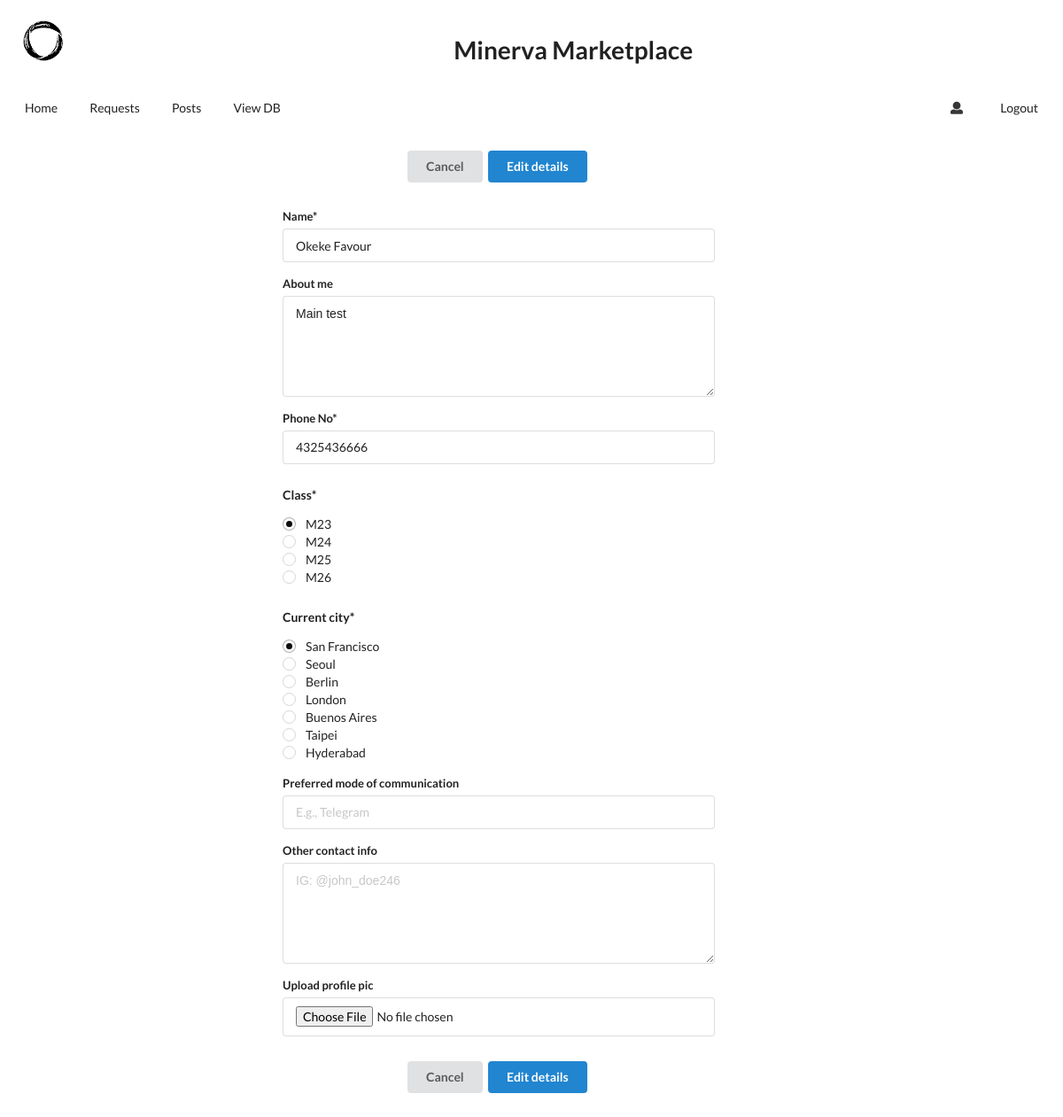
The page /create_user (signed in) on the database its author committed.
### app.py (models this page shows, shortened)
class Users(db.Model):
    user_id = db.Column(db.Integer, primary_key = True)
    image_id = db.Column(db.Integer)
    user_name = db.Column(db.String(100))
    user_email = db.Column(db.String(100))
    user_phone_no = db.Column(db.String(100))
    user_class = db.Column(db.String(100))
    user_about_me = db.Column(db.String(100))
    user_city = db.Column(db.String(100))
    user_pmoc = db.Column(db.String(100))
    user_oci = db.Column(db.String(100))
    password = db.Column(db.String(100))

### app.py (the view, shortened to what this page needs)
@app.route("/create_user", methods = ["POST", "GET"])
def create_user():
    user = None
    no_name, no_phone, no_class, no_city, wrong_ext = False, False, False, False, False
    fields = ["name", "phone", "about", "class", "city", "pmoc", "oci"]
    prefilled = {field: "" for field in fields}
    if "user_email" in session:
        user = Users.query.filter_by(user_email=session["user_email"]).first()
        for field in fields:
            if field == "about":
                prefilled[field] = user.__getattribute__("user_about_me")
            elif field == "phone":
                prefilled[field] = user.__getattribute__("user_phone_no")
            else:
                prefilled[field] = user.__getattribute__(f"user_{field}")
    session["prefilled"] = prefilled
    return render_template("create_user.html", user=user,
                            prefilled=prefilled, no_name=no_name,
                            no_phone=no_phone, no_class=no_class,
                            no_city=no_city)

### templates/create_user.html (shortened to what this page needs)
{% extends "base.html" %}
{% block body %}
    <div class="ui grid" style="margin-left: 10px; margin-right: 10px;">
        <div class="four wide column wide column"></div>
        <div class="seven wide column">
            <form class="ui form" action="#" method = "post" enctype="multipart/form-data">
                {% if user %}
                    <div class="ui basic center aligned segment">
                        <a href="{{url_for('user_info')}}">
                            <button class="ui button" type="button">Cancel</button>
                        </a>
                        <button class="ui primary button" type="submit">Edit details</button>
                    </div>
                {% endif %}
                {% if no_name %}<div class="field error">{% else %}<div class="field">{% endif %}
                    <label>Name*</label>
                    <input type="text" name="name" placeholder="John Doe" value="{{prefilled['name']}}">
                </div>
                <div class="field">
                    <label>About me</label>
                    <textarea rows="5" name="about" placeholder="Describe yourself">{{prefilled['about']}}</textarea>
                </div>
                {% if no_phone %}<div class="field error">{% else %}<div class="field">{% endif %}
                    <label>Phone No*</label>
                    <input type="text" name="phone" placeholder="(555) 555-5555" value="{{prefilled['phone']}}">
                </div>
                <h5 class="ui header">Class*</h5>
                {% if no_class %}<div class="field error">{% else %}<div class="field">{% endif %}
                    <div class="column">
                        <div class="ui radio checkbox">
                            <label>M23</label>
                        </div>
                    </div>
                    <div class="column">
                        <div class="ui radio checkbox">
                            <label>M24</label>
                        </div>
                    </div>
                    <div class="column">
                        <div class="ui radio checkbox">
                            <label>M25</label>
                        </div>
                    </div>
                    <div class="column">
                        <div class="ui radio checkbox">
                            <label>M26</label>
                        </div>
                    </div>
                </div>
                <h5 class="ui header">Current city*</h5>
                {% if no_city %}<div class="field error">{% else %}<div class="field">{% endif %}
                    <div class="column">
                        <div class="ui radio checkbox">
                            <label>San Francisco</label>
                        </div>
                    </div>
                    <div class="column">
                        <div class="ui radio checkbox">
                            <label>Seoul</label>
                        </div>
                    </div>
                    <div class="column">
                        <div class="ui radio checkbox">
                            <label>Berlin</label>
                        </div>
                    </div>
                    <div class="column">
                        <div class="ui radio checkbox">
                            <label>London</label>
                        </div>
                    </div>
                    <div class="column">
                        <div class="ui radio checkbox">
                            <label>Buenos Aires</label>
                        </div>
                    </div>
                    <div class="column">
                        <div class="ui radio checkbox">
                            <label>Taipei</label>
                        </div>
                    </div>
                    <div class="column">
                        <div class="ui radio checkbox">
                            <label>Hyderabad</label>
                        </div>
                    </div>
                </div>
                <div class="field">
                    <label>Preferred mode of communication</label>
                    <input type="text" name="pmoc" placeholder = "E.g., Telegram" value="{{prefilled['pmoc']}}">
                </div>
                <div class="field">
                    <label>Other contact info</label>
                    <textarea rows="5" name="oci" placeholder = "IG: @john_doe246">{{prefilled['oci']}}</textarea>
                </div>
                {% if wrong_ext %}<div class="field error">{% else %}<div class="field">{% endif %}
                    <label>Upload profile pic</label>
                    <input type="file" name="profile_pic" value="Choose file">
                </div>
                {% if user %}
                    <div class="ui basic center aligned segment">
                        <a href="{{url_for('user_info')}}">
                            <button class="ui button" type="button">Cancel</button>
                        </a>
                        <button class="ui primary button" type="submit">Edit details</button>
                    </div>
                {% else %}
                    <div class="ui basic center aligned segment">
                        <button class="ui primary button" type="submit">Create account</button>
                    </div>
                {% endif %}
            </form>
        </div>
    </div>
{% endblock %}

### rows shown on the page
Users: name "Okeke Favour", about "Main test", phone "4325436666"
